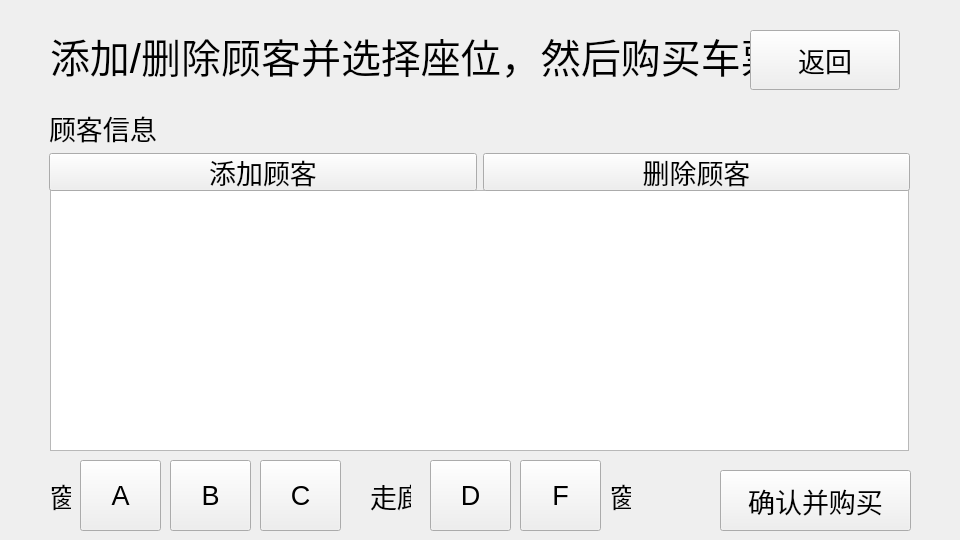
<?xml version="1.0" encoding="UTF-8"?>
<ui version="4.0">
 <class>AddCustomer</class>
 <widget class="QWidget" name="AddCustomer">
  <property name="geometry">
   <rect>
    <x>0</x>
    <y>0</y>
    <width>960</width>
    <height>540</height>
   </rect>
  </property>
  <property name="windowTitle">
   <string>Form</string>
  </property>
  <widget class="QLabel" name="label">
   <property name="geometry">
    <rect>
     <x>50</x>
     <y>20</y>
     <width>731</width>
     <height>71</height>
    </rect>
   </property>
   <property name="font">
    <font>
     <pointsize>30</pointsize>
    </font>
   </property>
   <property name="text">
    <string>添加/删除顾客并选择座位，然后购买车票</string>
   </property>
  </widget>
  <widget class="QPushButton" name="pushButton_3">
   <property name="geometry">
    <rect>
     <x>720</x>
     <y>470</y>
     <width>191</width>
     <height>61</height>
    </rect>
   </property>
   <property name="font">
    <font>
     <pointsize>20</pointsize>
    </font>
   </property>
   <property name="text">
    <string>确认并购买</string>
   </property>
  </widget>
  <widget class="QPushButton" name="pushButton_7">
   <property name="geometry">
    <rect>
     <x>430</x>
     <y>460</y>
     <width>81</width>
     <height>71</height>
    </rect>
   </property>
   <property name="font">
    <font>
     <pointsize>20</pointsize>
    </font>
   </property>
   <property name="text">
    <string>D</string>
   </property>
  </widget>
  <widget class="QPushButton" name="pushButton_9">
   <property name="geometry">
    <rect>
     <x>260</x>
     <y>460</y>
     <width>81</width>
     <height>71</height>
    </rect>
   </property>
   <property name="font">
    <font>
     <pointsize>20</pointsize>
    </font>
   </property>
   <property name="text">
    <string>C</string>
   </property>
  </widget>
  <widget class="QPushButton" name="pushButton_4">
   <property name="geometry">
    <rect>
     <x>750</x>
     <y>30</y>
     <width>150</width>
     <height>60</height>
    </rect>
   </property>
   <property name="font">
    <font>
     <pointsize>20</pointsize>
    </font>
   </property>
   <property name="text">
    <string>返回</string>
   </property>
  </widget>
  <widget class="QComboBox" name="comboBox_8">
   <property name="geometry">
    <rect>
     <x>60</x>
     <y>200</y>
     <width>104</width>
     <height>26</height>
    </rect>
   </property>
   <item>
    <property name="text">
     <string>二代身份证</string>
    </property>
   </item>
   <item>
    <property name="text">
     <string>港澳台证</string>
    </property>
   </item>
   <item>
    <property name="text">
     <string>护照</string>
    </property>
   </item>
  </widget>
  <widget class="QPushButton" name="pushButton_5">
   <property name="geometry">
    <rect>
     <x>170</x>
     <y>460</y>
     <width>81</width>
     <height>71</height>
    </rect>
   </property>
   <property name="font">
    <font>
     <pointsize>20</pointsize>
    </font>
   </property>
   <property name="text">
    <string>B</string>
   </property>
  </widget>
  <widget class="QTableWidget" name="tableWidget">
   <property name="geometry">
    <rect>
     <x>50</x>
     <y>190</y>
     <width>859</width>
     <height>261</height>
    </rect>
   </property>
   <attribute name="horizontalHeaderVisible">
    <bool>false</bool>
   </attribute>
   <attribute name="horizontalHeaderDefaultSectionSize">
    <number>270</number>
   </attribute>
  </widget>
  <widget class="QLabel" name="label_5">
   <property name="geometry">
    <rect>
     <x>50</x>
     <y>470</y>
     <width>21</width>
     <height>51</height>
    </rect>
   </property>
   <property name="font">
    <font>
     <pointsize>20</pointsize>
    </font>
   </property>
   <property name="text">
    <string>窗</string>
   </property>
  </widget>
  <widget class="QLabel" name="label_8">
   <property name="geometry">
    <rect>
     <x>610</x>
     <y>470</y>
     <width>21</width>
     <height>51</height>
    </rect>
   </property>
   <property name="font">
    <font>
     <pointsize>20</pointsize>
    </font>
   </property>
   <property name="text">
    <string>窗</string>
   </property>
  </widget>
  <widget class="QWidget" name="verticalLayoutWidget">
   <property name="geometry">
    <rect>
     <x>49</x>
     <y>109</y>
     <width>861</width>
     <height>82</height>
    </rect>
   </property>
   <layout class="QVBoxLayout" name="verticalLayout">
    <item>
     <widget class="QLabel" name="label_2">
      <property name="font">
       <font>
        <pointsize>20</pointsize>
       </font>
      </property>
      <property name="text">
       <string>顾客信息</string>
      </property>
     </widget>
    </item>
    <item>
     <layout class="QHBoxLayout" name="horizontalLayout">
      <item>
       <widget class="QPushButton" name="pushButton">
        <property name="font">
         <font>
          <pointsize>20</pointsize>
         </font>
        </property>
        <property name="text">
         <string>添加顾客</string>
        </property>
       </widget>
      </item>
      <item>
       <widget class="QPushButton" name="pushButton_2">
        <property name="font">
         <font>
          <pointsize>20</pointsize>
         </font>
        </property>
        <property name="text">
         <string>删除顾客</string>
        </property>
       </widget>
      </item>
     </layout>
    </item>
   </layout>
  </widget>
  <widget class="QPushButton" name="pushButton_8">
   <property name="geometry">
    <rect>
     <x>80</x>
     <y>460</y>
     <width>81</width>
     <height>71</height>
    </rect>
   </property>
   <property name="font">
    <font>
     <pointsize>20</pointsize>
    </font>
   </property>
   <property name="text">
    <string>A</string>
   </property>
  </widget>
  <widget class="QPushButton" name="pushButton_6">
   <property name="geometry">
    <rect>
     <x>520</x>
     <y>460</y>
     <width>81</width>
     <height>71</height>
    </rect>
   </property>
   <property name="font">
    <font>
     <pointsize>20</pointsize>
    </font>
   </property>
   <property name="text">
    <string>F</string>
   </property>
  </widget>
  <widget class="QLabel" name="label_7">
   <property name="geometry">
    <rect>
     <x>370</x>
     <y>470</y>
     <width>41</width>
     <height>51</height>
    </rect>
   </property>
   <property name="font">
    <font>
     <pointsize>20</pointsize>
    </font>
   </property>
   <property name="text">
    <string>走廊</string>
   </property>
  </widget>
 </widget>
 <resources/>
 <connections/>
</ui>
